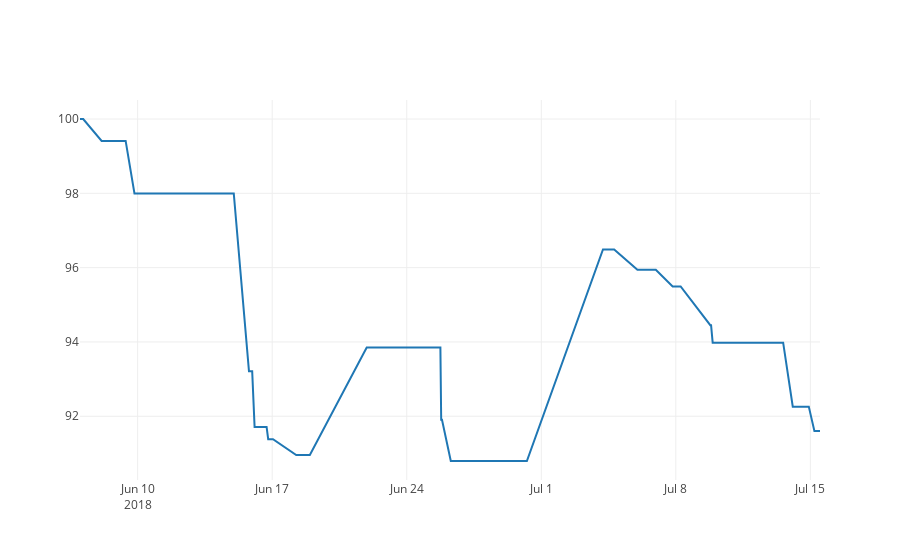

Notebook source saved alongside this figure:
### Code cell
my_usdt = 100
my_btc = 0
my_asset_df = pd.DataFrame(columns=['time','asset'])
fee = 0 #Binance FEE 0.1%

for index,trans in transaction.iterrows():
    # buy     
    if ( trans['action'] == 1 ):
        my_usdt = my_usdt*((100-fee)/100) # fee
        my_btc = my_btc + my_usdt/trans['close'] 
        my_usdt = 0 # set to zero
        my_asset_df = my_asset_df.append({'time': trans['time'], 'asset': my_btc*trans['close']}, ignore_index=True)
        
    # sell
    if ( trans['action'] == 2 ):
        my_btc = my_btc*((100-fee)/100) # fee
        my_usdt = my_usdt + my_btc*trans['close']
        my_btc = 0 # set to zero
        my_asset_df = my_asset_df.append({'time': trans['time'], 'asset': my_usdt}, ignore_index=True)

data_plot = [go.Scatter(x=my_asset_df.time, y=my_asset_df.asset)]
py.iplot(data_plot)

### Figure 1 — Plotly figure (JSON) as saved in the notebook; plotly's stock layout.template omitted (floating-point values rounded to 4 significant figures)
{"data": [{"type": "scatter", "uid": "7bc5172e-88d4-11e8-a469-4a0000b78430", "x": ["2018-06-07 00:00:00", "2018-06-07 04:00:00", "2018-06-08 03:00:00", "2018-06-09 09:00:00", "2018-06-09 20:00:00", "2018-06-15 00:00:00", "2018-06-15 19:00:00", "2018-06-15 23:00:00", "2018-06-16 02:00:00", "2018-06-16 17:00:00", "2018-06-16 19:00:00", "2018-06-17 01:00:00", "2018-06-18 06:00:00", "2018-06-18 23:00:00", "2018-06-21 22:00:00", "2018-06-25 18:00:00", "2018-06-25 19:00:00", "2018-06-25 20:00:00", "2018-06-26 07:00:00", "2018-06-30 06:00:00", "2018-07-04 05:00:00", "2018-07-04 19:00:00", "2018-07-06 00:00:00", "2018-07-06 23:00:00", "2018-07-07 20:00:00", "2018-07-08 06:00:00", "2018-07-09 19:00:00", "2018-07-09 20:00:00", "2018-07-09 22:00:00", "2018-07-13 14:00:00", "2018-07-14 02:00:00", "2018-07-14 22:00:00", "2018-07-15 05:00:00", "2018-07-15 12:00:00"], "y": [100, 100, 99.41, 99.41, 98.0, 98.0, 93.21, 93.21, 91.71, 91.71, 91.38, 91.38, 90.96, 90.96, 93.85, 93.85, 91.91, 91.91, 90.8, 90.8, 96.49, 96.49, 95.94, 95.94, 95.49, 95.49, 94.45, 94.45, 93.98, 93.98, 92.26, 92.26, 91.6, 91.6]}], "layout": {}}
